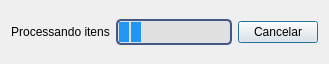
<?xml version="1.0" encoding="UTF-8"?>
<ui version="4.0">
 <class>BarraDeProgresso</class>
 <widget class="QDialog" name="BarraDeProgresso">
  <property name="geometry">
   <rect>
    <x>0</x>
    <y>0</y>
    <width>306</width>
    <height>64</height>
   </rect>
  </property>
  <property name="windowTitle">
   <string>Progresso</string>
  </property>
  <layout class="QVBoxLayout" name="verticalLayout">
   <item>
    <layout class="QHBoxLayout" name="horizontalLayout">
     <item>
      <widget class="QLabel" name="lblMensagem">
       <property name="text">
        <string>Processando itens</string>
       </property>
       <property name="alignment">
        <set>Qt::AlignCenter</set>
       </property>
      </widget>
     </item>
     <item>
      <widget class="QProgressBar" name="progressBar">
       <property name="styleSheet">
        <string notr="true">#progressBar {
    border: 2px solid  rgb(66, 88, 132);
    border-radius: 5px;
    background-color: #E0E0E0;
}
#progressBar::chunk {
    background-color: #2196F3;
    width: 10px; 
    margin: 0.5px;
}</string>
       </property>
       <property name="minimum">
        <number>15</number>
       </property>
       <property name="value">
        <number>25</number>
       </property>
       <property name="alignment">
        <set>Qt::AlignCenter</set>
       </property>
       <property name="textVisible">
        <bool>false</bool>
       </property>
       <property name="textDirection">
        <enum>QProgressBar::TopToBottom</enum>
       </property>
      </widget>
     </item>
     <item>
      <widget class="QPushButton" name="btnCancelar">
       <property name="text">
        <string>Cancelar</string>
       </property>
      </widget>
     </item>
    </layout>
   </item>
  </layout>
 </widget>
 <resources/>
 <connections>
  <connection>
   <sender>btnCancelar</sender>
   <signal>clicked()</signal>
   <receiver>BarraDeProgresso</receiver>
   <slot>reject()</slot>
   <hints>
    <hint type="sourcelabel">
     <x>319</x>
     <y>271</y>
    </hint>
    <hint type="destinationlabel">
     <x>210</x>
     <y>118</y>
    </hint>
   </hints>
  </connection>
 </connections>
</ui>
